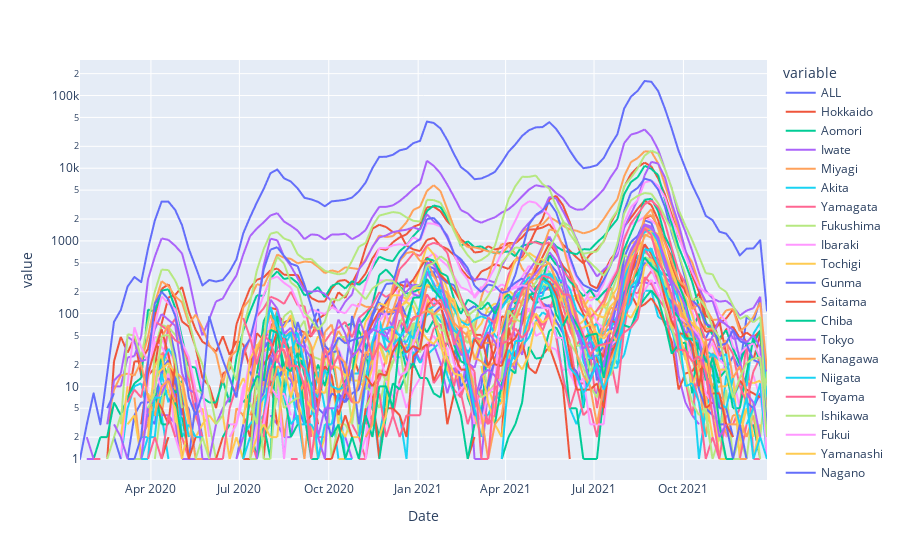

This figure's notebook cell:
### Code cell
px.line(df_gr, log_y=True)
